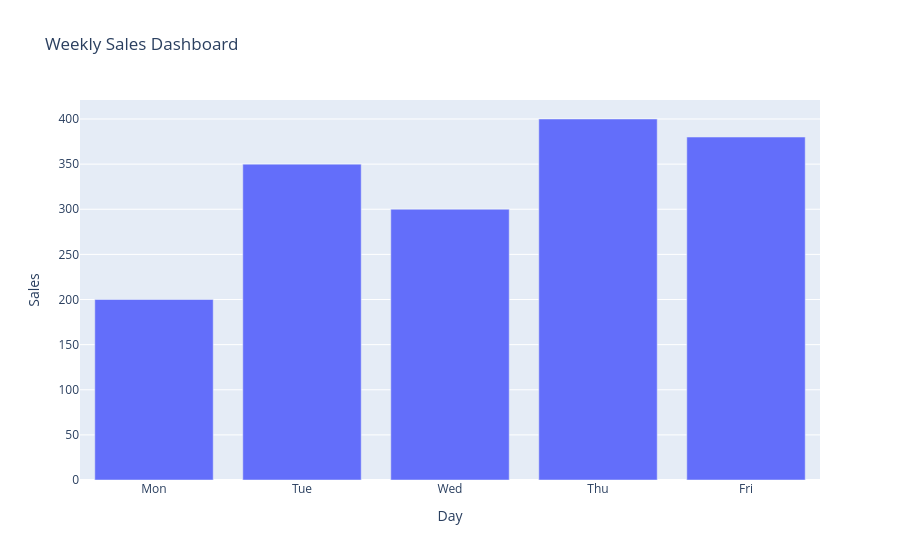

This figure's notebook cell:
### Code cell
import plotly.express as px
import pandas as pd

data = {
    "Day": ["Mon", "Tue", "Wed", "Thu", "Fri"],
    "Sales": [200, 350, 300, 400, 380]
}

df = pd.DataFrame(data)

fig = px.bar(df, x="Day", y="Sales", title="Weekly Sales Dashboard")
fig.show()

### Figure 1 — Plotly figure (JSON) as saved in the notebook; plotly's stock layout.template omitted (floating-point values rounded to 4 significant figures)
{"data": [{"hovertemplate": "Day=%{x}<br>Sales=%{y}<extra></extra>", "legendgroup": "", "marker": {"color": "#636efa", "pattern": {"shape": ""}}, "name": "", "orientation": "v", "showlegend": false, "textposition": "auto", "type": "bar", "x": ["Mon", "Tue", "Wed", "Thu", "Fri"], "xaxis": "x", "y": [200, 350, 300, 400, 380], "yaxis": "y"}], "layout": {"barmode": "relative", "legend": {"tracegroupgap": 0}, "title": {"text": "Weekly Sales Dashboard"}, "xaxis": {"anchor": "y", "domain": [0, 1], "title": {"text": "Day"}}, "yaxis": {"anchor": "x", "domain": [0, 1], "title": {"text": "Sales"}}}}
